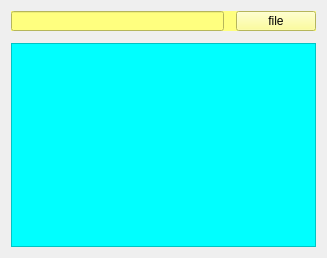
<?xml version="1.0" encoding="UTF-8"?>
<ui version="4.0">
 <class>Widget</class>
 <widget class="QWidget" name="Widget">
  <property name="geometry">
   <rect>
    <x>0</x>
    <y>0</y>
    <width>327</width>
    <height>258</height>
   </rect>
  </property>
  <property name="sizePolicy">
   <sizepolicy hsizetype="Expanding" vsizetype="Expanding">
    <horstretch>0</horstretch>
    <verstretch>0</verstretch>
   </sizepolicy>
  </property>
  <property name="windowTitle">
   <string>文件阅读器</string>
  </property>
  <layout class="QVBoxLayout" name="verticalLayout">
   <item>
    <widget class="QWidget" name="topwidget" native="true">
     <property name="sizePolicy">
      <sizepolicy hsizetype="Expanding" vsizetype="Fixed">
       <horstretch>0</horstretch>
       <verstretch>0</verstretch>
      </sizepolicy>
     </property>
     <property name="minimumSize">
      <size>
       <width>0</width>
       <height>20</height>
      </size>
     </property>
     <property name="maximumSize">
      <size>
       <width>16777215</width>
       <height>20</height>
      </size>
     </property>
     <property name="styleSheet">
      <string notr="true">background-color: rgb(255, 255, 127);</string>
     </property>
     <layout class="QHBoxLayout" name="horizontalLayout">
      <property name="leftMargin">
       <number>0</number>
      </property>
      <property name="topMargin">
       <number>0</number>
      </property>
      <property name="rightMargin">
       <number>0</number>
      </property>
      <property name="bottomMargin">
       <number>0</number>
      </property>
      <item>
       <widget class="QLineEdit" name="lineEdit">
        <property name="minimumSize">
         <size>
          <width>0</width>
          <height>20</height>
         </size>
        </property>
        <property name="maximumSize">
         <size>
          <width>16777215</width>
          <height>220</height>
         </size>
        </property>
       </widget>
      </item>
      <item>
       <spacer name="horizontalSpacer">
        <property name="orientation">
         <enum>Qt::Horizontal</enum>
        </property>
        <property name="sizeType">
         <enum>QSizePolicy::Fixed</enum>
        </property>
        <property name="sizeHint" stdset="0">
         <size>
          <width>6</width>
          <height>20</height>
         </size>
        </property>
       </spacer>
      </item>
      <item>
       <widget class="QPushButton" name="fileButton">
        <property name="text">
         <string>file</string>
        </property>
       </widget>
      </item>
     </layout>
    </widget>
   </item>
   <item>
    <spacer name="verticalSpacer">
     <property name="orientation">
      <enum>Qt::Vertical</enum>
     </property>
     <property name="sizeType">
      <enum>QSizePolicy::Fixed</enum>
     </property>
     <property name="sizeHint" stdset="0">
      <size>
       <width>20</width>
       <height>6</height>
      </size>
     </property>
    </spacer>
   </item>
   <item>
    <widget class="QWidget" name="bottomwidget" native="true">
     <property name="styleSheet">
      <string notr="true">background-color: rgb(0, 255, 255);</string>
     </property>
     <layout class="QVBoxLayout" name="verticalLayout_2">
      <property name="leftMargin">
       <number>0</number>
      </property>
      <property name="topMargin">
       <number>0</number>
      </property>
      <property name="rightMargin">
       <number>0</number>
      </property>
      <property name="bottomMargin">
       <number>0</number>
      </property>
      <item>
       <widget class="QTextEdit" name="textEdit"/>
      </item>
     </layout>
    </widget>
   </item>
  </layout>
 </widget>
 <layoutdefault spacing="6" margin="11"/>
 <resources/>
 <connections/>
</ui>
